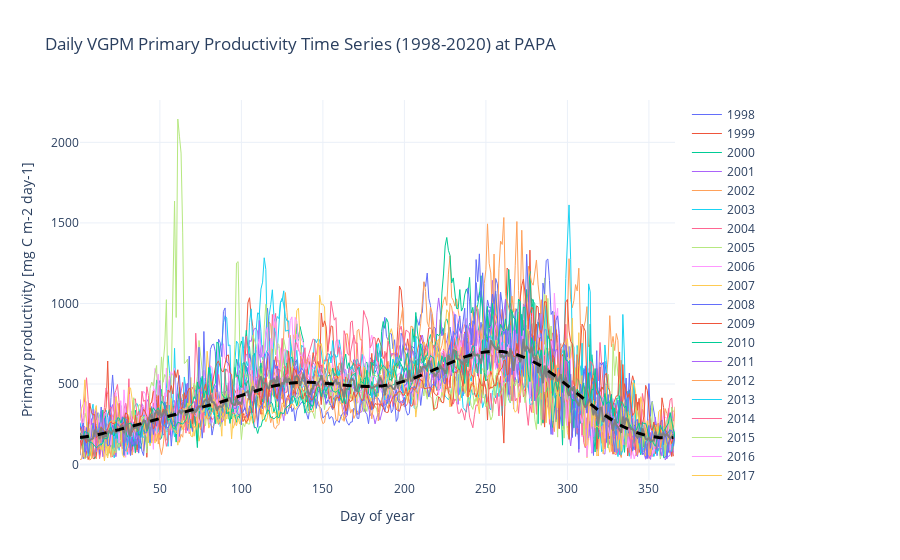

Notebook source saved alongside this figure:
### Code cell
# plot 
# Group by year
years = pd.DatetimeIndex(ds_vgpm.time.values).year.unique()

fig = go.Figure()

# Plot one line per year 
for year in years:
    yearly_data = ds_vgpm.sel(time=str(year))["npp"]
    fig.add_trace(go.Scatter(
        x=yearly_data.time.dt.dayofyear,
        y=yearly_data.values,
        mode='lines',
        line=dict(width=1),
        name=str(year),
        showlegend=True 
    ))

# Plot median in black
fig.add_trace(go.Scatter(
    x=median_npp_vgpm['day'],
    y=median_npp_vgpm.values,
    mode='lines',
    name='Median',
    line=dict(color='grey', width=2)
))
# Add the interpolated Fourier daily curve
fig.add_trace(go.Scatter(
    x=np.arange(1, 366),  # day-of-year
    y=vgpm_daily,
    mode='lines',
    name='Fourier Interpolated Median',
    line=dict(color='black', width=3, dash='dash')
))

fig.update_layout(
    title='Daily VGPM Primary Productivity Time Series (1998-2020) at PAPA',
    xaxis_title='Day of year',
    yaxis_title='Primary productivity [mg C m-2 day-1]',
    template='plotly_white'
)

fig.show()

### Figure 1 — Plotly figure (JSON) as saved in the notebook; plotly's stock layout.template omitted (floating-point values rounded to 4 significant figures; data arrays with more than 128 entries replaced by an {"elided": "..."} marker saying what was removed)
{"data": [{"line": {"width": 1}, "mode": "lines", "name": "1998", "showlegend": true, "type": "scatter", "x": {"elided": "365 int values"}, "y": {"elided": "365 float values"}}, {"line": {"width": 1}, "mode": "lines", "name": "1999", "showlegend": true, "type": "scatter", "x": {"elided": "365 int values"}, "y": {"elided": "365 float values"}}, {"line": {"width": 1}, "mode": "lines", "name": "2000", "showlegend": true, "type": "scatter", "x": {"elided": "365 int values"}, "y": {"elided": "365 float values"}}, {"line": {"width": 1}, "mode": "lines", "name": "2001", "showlegend": true, "type": "scatter", "x": {"elided": "365 int values"}, "y": {"elided": "365 float values"}}, {"line": {"width": 1}, "mode": "lines", "name": "2002", "showlegend": true, "type": "scatter", "x": {"elided": "365 int values"}, "y": {"elided": "365 float values"}}, {"line": {"width": 1}, "mode": "lines", "name": "2003", "showlegend": true, "type": "scatter", "x": {"elided": "365 int values"}, "y": {"elided": "365 float values"}}, {"line": {"width": 1}, "mode": "lines", "name": "2004", "showlegend": true, "type": "scatter", "x": {"elided": "365 int values"}, "y": {"elided": "365 float values"}}, {"line": {"width": 1}, "mode": "lines", "name": "2005", "showlegend": true, "type": "scatter", "x": {"elided": "365 int values"}, "y": {"elided": "365 float values"}}, {"line": {"width": 1}, "mode": "lines", "name": "2006", "showlegend": true, "type": "scatter", "x": {"elided": "365 int values"}, "y": {"elided": "365 float values"}}, {"line": {"width": 1}, "mode": "lines", "name": "2007", "showlegend": true, "type": "scatter", "x": {"elided": "365 int values"}, "y": {"elided": "365 float values"}}, {"line": {"width": 1}, "mode": "lines", "name": "2008", "showlegend": true, "type": "scatter", "x": {"elided": "365 int values"}, "y": {"elided": "365 float values"}}, {"line": {"width": 1}, "mode": "lines", "name": "2009", "showlegend": true, "type": "scatter", "x": {"elided": "365 int values"}, "y": {"elided": "365 float values"}}, {"line": {"width": 1}, "mode": "lines", "name": "2010", "showlegend": true, "type": "scatter", "x": {"elided": "365 int values"}, "y": {"elided": "365 float values"}}, {"line": {"width": 1}, "mode": "lines", "name": "2011", "showlegend": true, "type": "scatter", "x": {"elided": "365 int values"}, "y": {"elided": "365 float values"}}, {"line": {"width": 1}, "mode": "lines", "name": "2012", "showlegend": true, "type": "scatter", "x": {"elided": "365 int values"}, "y": {"elided": "365 float values"}}, {"line": {"width": 1}, "mode": "lines", "name": "2013", "showlegend": true, "type": "scatter", "x": {"elided": "365 int values"}, "y": {"elided": "365 float values"}}, {"line": {"width": 1}, "mode": "lines", "name": "2014", "showlegend": true, "type": "scatter", "x": {"elided": "365 int values"}, "y": {"elided": "365 float values"}}, {"line": {"width": 1}, "mode": "lines", "name": "2015", "showlegend": true, "type": "scatter", "x": {"elided": "365 int values"}, "y": {"elided": "365 float values"}}, {"line": {"width": 1}, "mode": "lines", "name": "2016", "showlegend": true, "type": "scatter", "x": {"elided": "365 int values"}, "y": {"elided": "365 float values"}}, {"line": {"width": 1}, "mode": "lines", "name": "2017", "showlegend": true, "type": "scatter", "x": {"elided": "365 int values"}, "y": {"elided": "365 float values"}}, {"line": {"width": 1}, "mode": "lines", "name": "2018", "showlegend": true, "type": "scatter", "x": {"elided": "365 int values"}, "y": {"elided": "365 float values"}}, {"line": {"width": 1}, "mode": "lines", "name": "2019", "showlegend": true, "type": "scatter", "x": {"elided": "365 int values"}, "y": {"elided": "365 float values"}}, {"line": {"width": 1}, "mode": "lines", "name": "2020", "showlegend": true, "type": "scatter", "x": {"elided": "365 int values"}, "y": {"elided": "365 float values"}}, {"line": {"color": "grey", "width": 2}, "mode": "lines", "name": "Median", "type": "scatter", "x": {"elided": "365 int values"}, "y": {"elided": "365 float values"}}, {"line": {"color": "black", "dash": "dash", "width": 3}, "mode": "lines", "name": "Fourier Interpolated Median", "type": "scatter", "x": {"elided": "365 int values"}, "y": {"elided": "365 float values"}}], "layout": {"title": {"text": "Daily VGPM Primary Productivity Time Series (1998-2020) at PAPA"}, "xaxis": {"title": {"text": "Day of year"}}, "yaxis": {"title": {"text": "Primary productivity [mg C m-2 day-1]"}}}}
